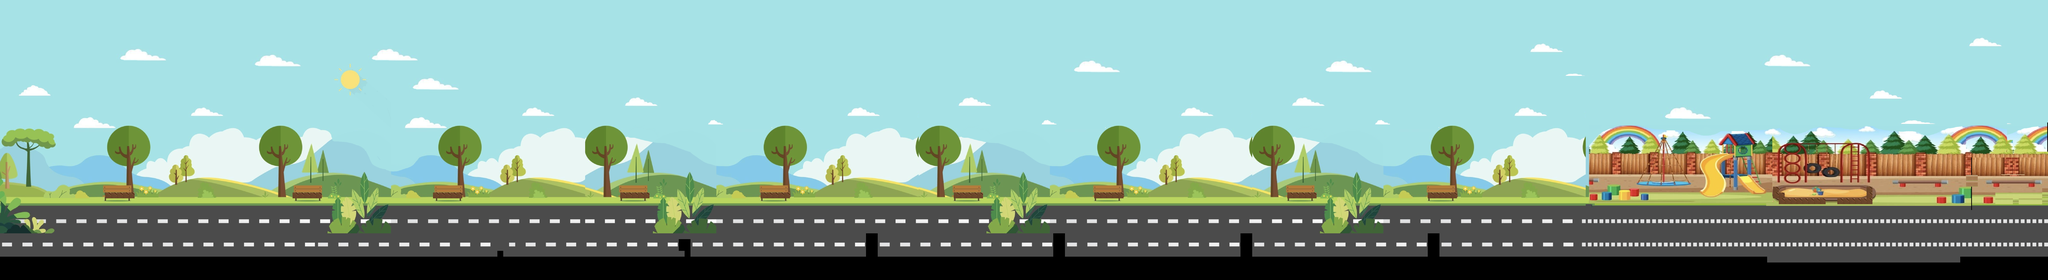

The image is a tile-based game level rendered from a .tmx file. Its description and source (layers, tilesets, objects; grid data summarised) follow:
An orthogonal 350x48 tile map with 32x32 px tiles, 2 tile layers (ParqueLayer, MadeiraLayer), 3 hidden layers not drawn, 5 tilesets.

<map version="1.5" tiledversion="1.7.2" orientation="orthogonal" renderorder="right-down" width="350" height="48" tilewidth="32" tileheight="32" infinite="0" nextlayerid="19" nextobjectid="1">
 <editorsettings>
  <export target="mapaParque.json" format="json" />
 </editorsettings>
 <tileset firstgid="1" name="appleTileset" tilewidth="28" tileheight="32" tilecount="1" columns="1">
  <image source="apple.png" width="28" height="32" />
 </tileset>
 <tileset firstgid="2" name="arbustoTileset" tilewidth="32" tileheight="32" tilecount="2" columns="1">
  <image source="arbusto.png" width="32" height="64" />
 </tileset>
 <tileset firstgid="4" name="madeiraTileset" tilewidth="32" tileheight="32" tilecount="324" columns="18">
  <image source="areia.jpg" width="600" height="600" />
 </tileset>
 <tileset firstgid="328" name="messageTileset" tilewidth="64" tileheight="64" tilecount="2" columns="2">
  <image source="message.png" width="128" height="78" />
 </tileset>
 <tileset firstgid="330" name="parqueTileset" tilewidth="32" tileheight="32" tilecount="9792" columns="306">
  <image source="parque.png" width="9800" height="1038" />
 </tileset>
 <layer id="14" name="ParqueLayer" width="350" height="48">
  <data>[16800 cells, 15393 non-empty, 6345 distinct tile ids]</data>
 </layer>
 <layer id="15" name="ArbustoLayer" width="350" height="48" visible="0">
  <data>[16800 cells, 289 non-empty, 67 distinct tile ids]</data>
 </layer>
 <layer id="16" name="AppleLayer" width="350" height="48" visible="0">
  <data>[16800 cells, 66 non-empty, 1 distinct tile ids]</data>
 </layer>
 <layer id="17" name="MessageLayer" width="350" height="48" visible="0">
  <data>[16800 cells, 2 non-empty, 2 distinct tile ids]</data>
 </layer>
 <layer id="18" name="MadeiraLayer" width="350" height="48">
  <data>[16800 cells, 70 non-empty, 2 distinct tile ids]</data>
 </layer>
</map>
